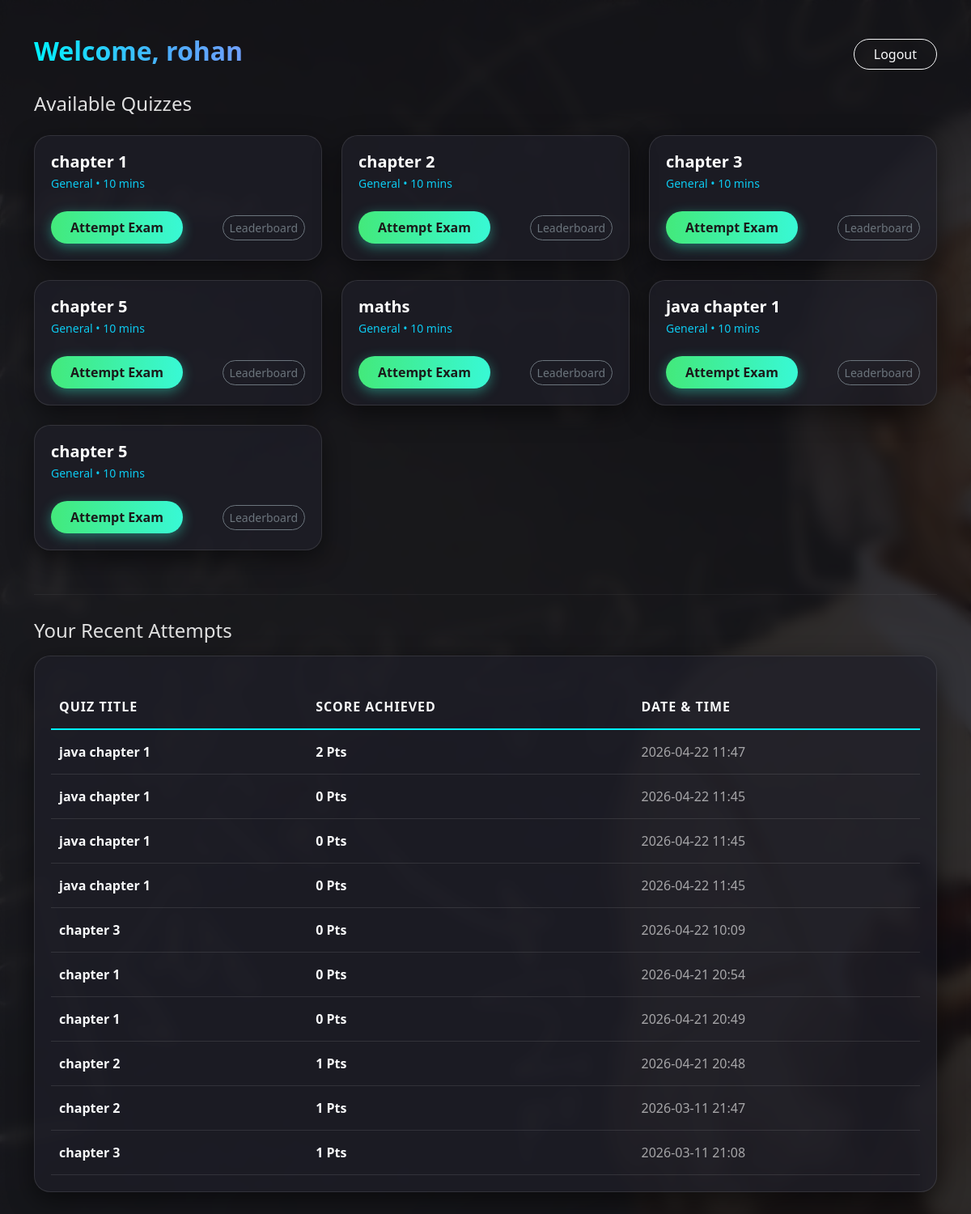
Page /user_dashboard (signed in) on the committed database.
### tables this page shows
CREATE TABLE quizzes (
  id INTEGER PRIMARY KEY AUTOINCREMENT,
  category_id INTEGER NOT NULL,
  title TEXT NOT NULL,
  time_limit INTEGER DEFAULT 10,
  FOREIGN KEY (category_id) REFERENCES categories(id)
);

CREATE TABLE categories (
  id INTEGER PRIMARY KEY AUTOINCREMENT,
  name TEXT NOT NULL
);

CREATE TABLE results (
  id INTEGER PRIMARY KEY AUTOINCREMENT,
  user_id INTEGER NOT NULL,
  quiz_id INTEGER NOT NULL,
  score INTEGER NOT NULL,
  attempted_on TEXT DEFAULT CURRENT_TIMESTAMP,
  FOREIGN KEY (user_id) REFERENCES users(id),
  FOREIGN KEY (quiz_id) REFERENCES quizzes(id)
);

### app.py (the view)
@app.route("/user_dashboard")
def user_dashboard():
    if "user_id" not in session or session.get("role") != "user":
        return redirect("/login")
    db = get_db()
    quizzes = db.execute("""
        SELECT q.*, c.name AS category_name
        FROM quizzes q
        LEFT JOIN categories c ON q.category_id = c.id
    """).fetchall()
    results = db.execute("""
        SELECT r.*, q.title
        FROM results r
        LEFT JOIN quizzes q ON r.quiz_id = q.id
        WHERE r.user_id = ?
        ORDER BY r.attempted_on DESC
        LIMIT 10
    """, (session["user_id"],)).fetchall()
    return render_template(
        "user_dashboard.html",
        quizzes=quizzes,
        results=results
    )

### db.py (called while the page is built)
def get_db():
    conn = sqlite3.connect("database.db")
    conn.row_factory = sqlite3.Row
    return conn

### templates/user_dashboard.html (shortened to what this page needs)
<!doctype html>
<html lang="en">
<head>
<link href="https://cdn.jsdelivr.net/npm/bootstrap@5.3.2/dist/css/bootstrap.min.css" rel="stylesheet">
</head>
<body class="dashboard-bg">
<div class="container py-4">
  <div class="d-flex justify-content-between align-items-center mb-4">
    <h2 class="text-gradient">Welcome, {{ session.get('user_name') }}</h2>
    <div>
      <a href="/logout" class="btn btn-outline-light rounded-pill px-4">Logout</a>
    </div>
  </div>
  <h4 class="mb-4" style="color: #e0e0e0;">Available Quizzes</h4>
  <div class="row">
    {% for q in quizzes %}
      <div class="col-md-4 mb-4">
        <div class="glass-card d-flex flex-column h-100">
          <h5 class="fw-bold text-white mb-1">{{ q.title }}</h5>
          <p class="text-info small mb-4">
            {{ q.category_name if q.category_name else 'General' }} • {{ q.time_limit if q.time_limit else '10' }} mins
          </p>
          <div class="mt-auto d-flex justify-content-between align-items-center">
            <a class="btn btn-custom-glow px-4 py-2" href="/start_quiz/{{ q.id }}">Attempt Exam</a>
            <a class="btn btn-sm btn-outline-secondary rounded-pill" href="/leaderboard/{{ q.id }}">Leaderboard</a>
          </div>
        </div>
      </div>
    {% else %}
      <div class="col-12">
        <p class="text-muted">No exams are currently available. Check back later!</p>
      </div>
    {% endfor %}
  </div>
  <hr>
  <h4 class="mb-3" style="color: #e0e0e0;">Your Recent Attempts</h4>
  <div style="background: rgba(30, 30, 40, 0.7); border: 1px solid rgba(255, 255, 255, 0.1); border-radius: 20px; padding: 20px; box-shadow: 0 10px 30px rgba(0,0,0,0.5);">
    <table class="table table-glass mb-0">
      <thead>
        <tr>
          <th>Quiz Title</th>
          <th>Score Achieved</th>
          <th>Date & Time</th>
        </tr>
      </thead>
      <tbody>
        {% for r in results %}
          <tr>
            <td class="fw-bold">{{ r.title }}</td>
            <td style="color: #43e97b; font-weight: bold;">{{ r.score }} Pts</td>
            <td style="color: rgba(255,255,255,0.6) !important;">{{ r.attempted_on[:16] }}</td>
          </tr>
        {% else %}
          <tr>
            <td colspan="3" class="text-center text-muted py-4">You haven't attempted any quizzes yet.</td>
          </tr>
        {% endfor %}
      </tbody>
    </table>
  </div>
</div>
</body>
</html>

### rows in the picture
quizzes: title "chapter 1", name "General", time_limit "10"
quizzes: title "chapter 2", name "General", time_limit "10"
quizzes: title "chapter 3", name "General", time_limit "10"
quizzes: title "chapter 5", name "General", time_limit "10"
quizzes: title "maths", name "General", time_limit "10"
quizzes: title "java chapter 1", name "General", time_limit "10"
quizzes: title "chapter 5", name "General", time_limit "10"
results: title "java chapter 1", score "2", attempted_on "2026-04-22 11:47"
results: title "java chapter 1", score "0", attempted_on "2026-04-22 11:45"
results: title "java chapter 1", score "0", attempted_on "2026-04-22 11:45"
results: title "java chapter 1", score "0", attempted_on "2026-04-22 11:45"
results: title "chapter 3", score "0", attempted_on "2026-04-22 10:09"
results: title "chapter 1", score "0", attempted_on "2026-04-21 20:54"
results: title "chapter 1", score "0", attempted_on "2026-04-21 20:49"
results: title "chapter 2", score "1", attempted_on "2026-04-21 20:48"
results: title "chapter 2", score "1", attempted_on "2026-03-11 21:47"
results: title "chapter 3", score "1", attempted_on "2026-03-11 21:08"

### other values in the picture
{{ session.get('user_name') }} "rohan"
